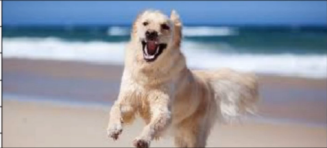
#> input picture LAB_05/dog.png, 327 x 148 px, given in place of fingerprint.jpg, which was not available
$ jupyter execute --allow-errors Lab3_Cheat_Sheet.ipynb   (text cells are left out)
#> lines starting #> are read from the running program, lines starting #| are printed output that depends on the picture; pictures that were not available may be replaced by others from this repository, and a replacement may not be noted
[cell 1]
width  = 640
height = 480

[cell 2]
sx = 3
sy = 3

[cell 3]
import cv2
import numpy as np

# Read the fingerprint image
img = cv2.imread("fingerprint.jpg")
#> img is the input picture: shape (148, 327, 3); mean B, G, R 164, 153.1, 149.3

if img is None:
    raise FileNotFoundError("Could not find fingerprint.jpg")

# Image dimensions
h, w = img.shape[:2]
#> h = 148; w = 327

# Image center
cx = w / 2
#> cx = 163.5
cy = h / 2
#> cy = 74

# 300% means 3 times the original size
sx = 3.0
sy = 3.0

# The 2 x 2 scaling matrix requested by the task
S = np.array([
    [sx, 0],
    [0, sy]
], dtype=np.float32)

print("2 x 2 Scaling Matrix:")
print(S)

# Translate so scaling happens around the image center
tx = cx - sx * cx
#> tx = -327
ty = cy - sy * cy
#> ty = -148

# OpenCV warpAffine expects a 2 x 3 affine matrix.
# The final column contains translation.
M = np.array([
    [sx, 0, tx],
    [0, sy, ty]
], dtype=np.float32)
#> M = [[3, 0, -327], [0, 3, -148]]

# Keep the same output canvas size
scaled = cv2.warpAffine(
    img,
    M,
    (w, h)
)
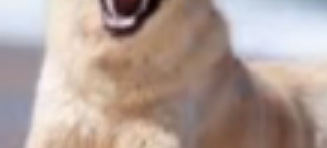
#> scaled: shape (148, 327, 3); mean B, G, R 152.2, 159.9, 177.9

cv2.imshow("Original", img)
cv2.imshow("Scaled and Centered", scaled)

cv2.waitKey(0)
cv2.destroyAllWindows()

[cell 4]
import cv2
import numpy as np

img = cv2.imread("satellite.jpg")
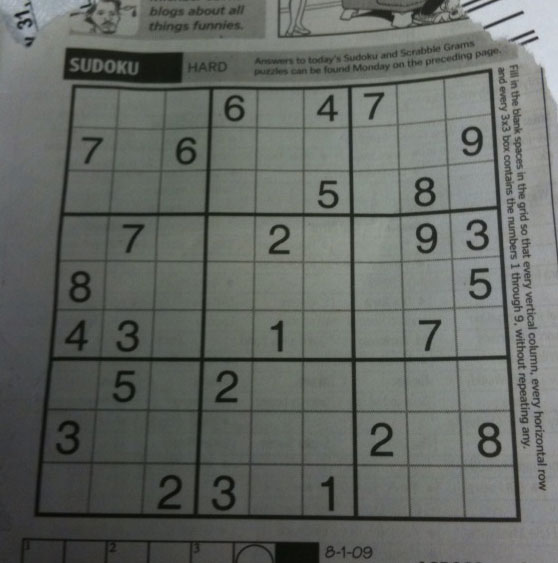
#> input picture LAB_05/sudoku.png, 558 x 563 px, given in place of satellite.jpg, which was not available
#> img is the input picture: shape (563, 558, 3); mean B, G, R 99.5, 104.1, 100

if img is None:
    raise FileNotFoundError("Could not find satellite.jpg")

h, w = img.shape[:2]
#> h = 563; w = 558

# The image was rotated +45 degrees.
# Rotate by -45 degrees to undo it.
angle = -45
theta = np.deg2rad(angle)

# 2 x 2 rotation matrix
R = np.array([
    [np.cos(theta), -np.sin(theta)],
    [np.sin(theta),  np.cos(theta)]
], dtype=np.float32)

print("2 x 2 Rotation Matrix:")
print(R)

# Calculate the bounding-box dimensions after rotation.
# This prevents the rotated corners from being cropped.
new_w = int(np.ceil(
    abs(w * np.cos(theta)) +
    abs(h * np.sin(theta))
))
#> new_w = 793

new_h = int(np.ceil(
    abs(h * np.cos(theta)) +
    abs(w * np.sin(theta))
))
# Rotate about the image center
center = (w / 2, h / 2)

M = cv2.getRotationMatrix2D(
    center,
    angle,
    1.0
)

# Recenter the rotated image inside the new canvas
M[0, 2] += new_w / 2 - center[0]
M[1, 2] += new_h / 2 - center[1]

rotated = cv2.warpAffine(
    img,
    M,
    (new_w, new_h)
)
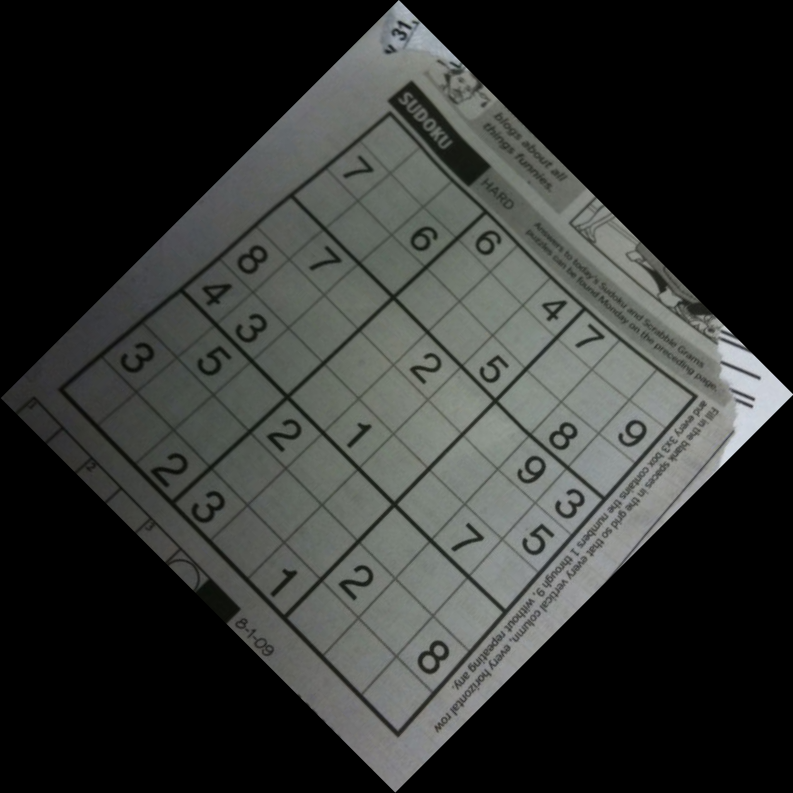
#> rotated: shape (793, 793, 3); mean B, G, R 49.7, 52, 50

cv2.imshow("Original", img)
cv2.imshow("Corrected Satellite", rotated)

cv2.waitKey(0)
cv2.destroyAllWindows()

[cell 5]
import cv2
import numpy as np

img = cv2.imread("barcode.jpg")

if img is None:
    raise FileNotFoundError("Could not find barcode.jpg")

h, w = img.shape[:2]

# Enter the shear amount measured/given in the question.
k = float(input("Enter shear k: "))
#> the answer given: 3

# Inverse horizontal shear removes a rightward shear of +k.
S = np.array([
    [1, -k],
    [0,  1]
], dtype=np.float32)

print("2 x 2 Inverse Shear Matrix:")
print(S)

# Find where image corners move so we can make
# an output canvas large enough for the whole result.
corners = np.float32([
    [0, 0],
    [w, 0],
    [0, h],
    [w, h]
])

transformed_corners = corners @ S.T

min_x = transformed_corners[:, 0].min()
min_y = transformed_corners[:, 1].min()
max_x = transformed_corners[:, 0].max()
max_y = transformed_corners[:, 1].max()

# Shift the result if any coordinates become negative.
tx = -min_x
ty = -min_y

# Convert the 2 x 2 shear matrix to OpenCV's 2 x 3 format.
M = np.array([
    [1, -k, tx],
    [0,  1, ty]
], dtype=np.float32)

new_w = int(np.ceil(max_x - min_x))
new_h = int(np.ceil(max_y - min_y))

corrected = cv2.warpAffine(
    img,
    M,
    (new_w, new_h)
)
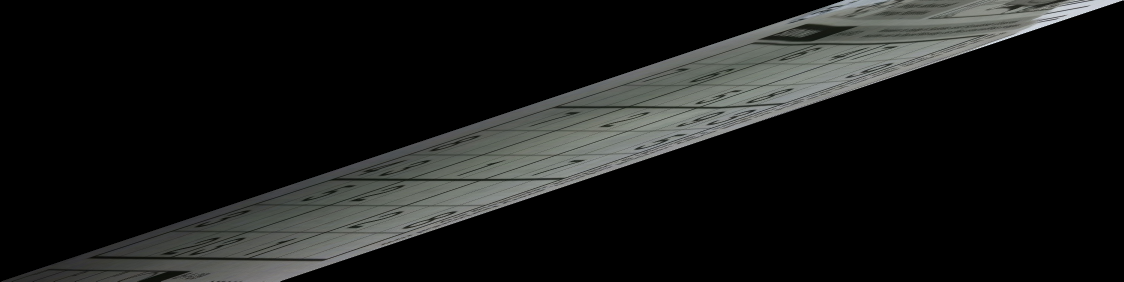
#> corrected: shape (563, 2247, 3) (shown at 1/2 size); mean B, G, R 24.7, 25.8, 24.8
cv2.imshow("Slanted Barcode", img)
cv2.imshow("Corrected Barcode", corrected)

cv2.waitKey(0)
cv2.destroyAllWindows()

[cell 6]
import cv2
import numpy as np

img = cv2.imread("treasure_map.jpg")

#> (the rest of this cell did not finish here and is left out)

[cell 7]
import cv2
import numpy as np

img = cv2.imread("microchip.jpg")

#> (the rest of this cell did not finish here and is left out)

[cell 8]
import cv2
import numpy as np

img = cv2.imread("blueprint.jpg")

#> (the rest of this cell did not finish here and is left out)

[cell 9]
import cv2
import numpy as np

img = cv2.imread("glitched.jpg")

#> (the rest of this cell did not finish here and is left out)

[cell 10]
import cv2
import numpy as np

img = cv2.imread("chalk_art.jpg")

#> (the rest of this cell did not finish here and is left out)

#> (a cell that did not finish here is left out)

[cell 12]
import cv2
import numpy as np

img1 = cv2.imread("stadium1.jpg")
img2 = cv2.imread("stadium2.jpg")

#> (the rest of this cell did not finish here and is left out)

[cell 13]
import cv2
import numpy as np

painting = cv2.imread("painting.jpg")
frame = cv2.imread("frame.jpg")

#> (the rest of this cell did not finish here and is left out)

[cell 14]
S = np.array([
    [sx, 0],
    [0, sy]
], dtype=np.float32)

[cell 15]
R = np.array([
    [np.cos(theta), -np.sin(theta)],
    [np.sin(theta),  np.cos(theta)]
], dtype=np.float32)

[cell 16]
T = np.array([
    [1, 0, tx],
    [0, 1, ty],
    [0, 0, 1]
], dtype=np.float32)
